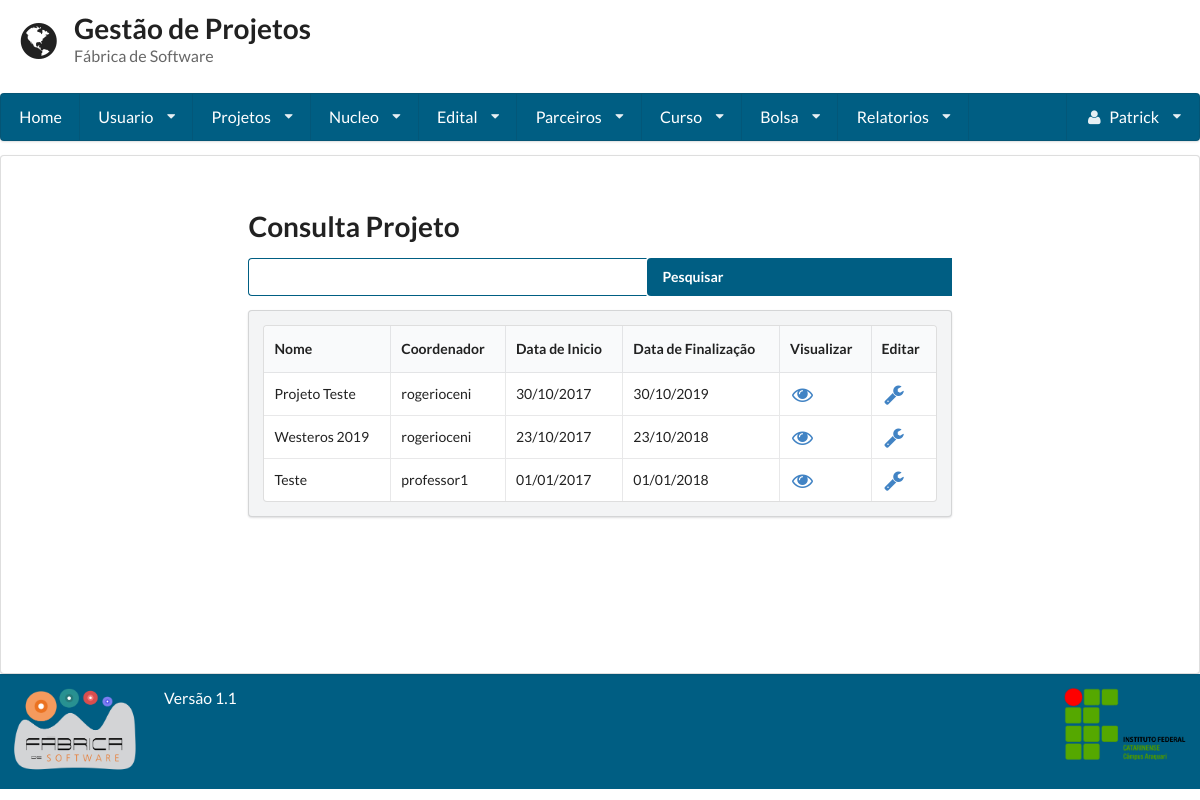
/consulta_projeto/ (signed in), run on the app's committed database.
### gestaoapp/models/projeto.py (models this page shows, shortened)
class Projeto(models.Model):
    TIPO_CHOICES = (
        ('Pesquisa', 'Pesquisa'),
        ('Extensao', 'Extensão'),
        ('Ensino', 'Ensino'),
        ('Pesquisa_Extensao', 'Pesquisa/Extensão'),
    )
    tipo = models.CharField(
        max_length=255, null=True, blank=True,
        choices=TIPO_CHOICES
    )
    nome = models.CharField(max_length=255)
    imagem = models.ImageField("Imagem", upload_to='projeto')
    codigo = models.CharField(max_length=255, unique=True)
    data_hora_cadastro = models.DateTimeField(auto_now=True)
    responsavel_cadastro = models.ForeignKey(User, related_name="coordenador_criador", )
    coordenador = models.ManyToManyField(Usuario, through='Coordenacao', blank=True)
    duracao = models.CharField(max_length=255)
    data_inicio = models.DateField()
    data_fim = models.DateField()
    nucleo = models.ManyToManyField(Nucleo)
    edital = models.ManyToManyField(Edital, blank=True, related_name="editais_do_projeto")
    descricao = models.TextField()
    membro = models.ManyToManyField(Usuario, blank=True, related_name="membros")
    parceiro = models.ManyToManyField(Parceiro, blank=True)

### gestaoapp/models/usuario.py (models this page shows, shortened)
class Usuario(User):
    PERIODO_CHOICES = (
        ('primeiro', '1° Semestre'),
        ('segundo', '2° Semestre'),
        ('terceiro', '3° Semestre'),
        ('quarto', '4° Semestre'),
        ('quinto', '5° Semestre'),
        ('sexto', '6° Semestre'),
        ('setimo', '7° Semestre'),
        ('oitavo', '8° Semestre'),
        ('nono', '9° Semestre'),
        ('decimo', '10° Semestre'),
    )
    VINCULO_CHOICES = (
        ('Aluno', 'Aluno'),
        ('Professor', 'Professor'),
    )
    periodo = models.CharField(
        max_length=255, null=True, blank=True,
        choices=PERIODO_CHOICES
    )
    vinculo_institucional = models.CharField(
        max_length=255, null=True, blank=True,
        choices=VINCULO_CHOICES)
    email_opcional = models.EmailField(max_length=254, null=True, blank=True)
    matricula = models.CharField(max_length=255, unique=True)
    foto = models.ImageField(upload_to='profile_images')
    carga_horaria = models.IntegerField(validators=[MaxValueValidator(100), MinValueValidator(1)])
    telefone1 = models.CharField(max_length=11)
    telefone2 = models.CharField(max_length=11, blank=True, null=True)
    curso = models.ForeignKey(Curso, null=True, blank=True)
    verificacao = models.CharField(max_length=255, null=True, blank=True, unique=True)
    lattes = models.URLField(null=True, blank=True)
    desc = models.TextField()
    super_adm = models.BooleanField(default=False)

### gestaoapp/views/projeto.py (the view, shortened to what this page needs)
# urls.py: url(r'^consulta_projeto/', ConsultaProjeto.as_view()),
class ConsultaProjeto(LoginRequiredMixin, View):
    template = 'projeto/consulta.html'
    def get(self, request):
        form = Busca()
        projeto = Projeto.objects.all()
        usuario = Usuario.objects.get(pk=request.user)
        return render(request, self.template, {'projetos': projeto, "form": form, 'usuario': usuario})

### gestaoapp/forms/busca.py
class Busca(forms.Form):
	nome = forms.CharField(label='Buscar', widget=forms.TextInput)

### gestaoapp/templates/projeto/consulta.html (shortened to what this page needs)
{% extends 'base.html' %}
{% block conteudo %}
    <form method='POST' action='/consulta_projeto/' class="ui form">
        <h1 class="ui header">Consulta Projeto</h1>
        <div class="field">
            <div class="ui action input">
                {{ form.nome }}
                <input type="submit" value="Pesquisar" class='icon large search'>
            </div>
        </div>
    </form>
    <div class="ui secondary segment">
        <table class="ui celled table">
            <thead>
            <tr>
                <th>Nome</th>
                <th>Coordenador</th>
                <th>Data de Inicio</th>
                <th>Data de Finalização</th>
                {% if user.is_superuser %}
                    <th>Visualizar</th>
                    <th>Editar</th>
                {% endif %}
            </tr>
            </thead>
            <tbody>
            {% for projeto in projetos %}
                <tr>
                    <td>{{ projeto.nome }}</td>
                    {% for coord in projeto.coordenador.all %}
                        <td>{{ coord }}</td>
                    {% endfor %}
                    <td>{{ projeto.data_inicio|date:"d/m/Y" }}</td>
                    <td>{{ projeto.data_fim |date:"d/m/Y" }}</td>
                    {% if user.is_superuser %}
                        <td><a href="../visualizar_projeto/{{ projeto.id }}"><i class="unhide large icon"></i></a></td>
                        {% for coord in projeto.coordenador.all %}
                            {% if coord.id == request.user.id or usuario.super_adm %}
                                <td><a href="../editar_projeto/{{ projeto.id }}"><i
                                        class="configure large icon"></i></a>
                                </td>
                            {% else %}
                                <td></td>
                            {% endif %}
                        {% endfor %}
                    {% endif %}
                </tr>
            {% endfor %}
            </tbody>
        </table>
    </div>
{% endblock %}

### gestaoapp/templates/base.html (shortened to what this page needs)
<!doctype html>
<head>
    {% load staticfiles %}
    <link rel="stylesheet" href="{% static 'semantic-2.1/dist/semantic.css' %}"/>
    <link rel="stylesheet" href="{% static 'base.css' %}"/>
</head>
<body class="cor-fundo">
<header class="cabecalho">
    <div class="ui grid">
        <div class="row">
            <div class='twelve wide column'>
                <h1 class="ui header">
                    <i class='ui icon world'></i>
                    <div class="ui content">
                        Gestão de Projetos
                        <p class="sub header">
                            Fábrica de Software
                        </p>
                    </div>
                </h1>
            </div>
        </div>
        {% if user.is_authenticated %}
            <div class="computer only row">
                <nav class="ui large menu stackable"><a class="item" href="/home">Home</a>
                    <div class="ui dropdown item">Usuario<i class="dropdown icon"></i>
                    </div>
                    <div class="ui dropdown item">Projetos<i class="dropdown icon"></i>
                    </div>
                    <div class="ui dropdown item">Nucleo<i class="dropdown icon"></i>
                    </div>
                    <div class="ui dropdown item">Edital<i class="dropdown icon"></i>
                    </div>
                    <div class="ui dropdown item">Parceiros<i class="dropdown icon"></i>
                    </div>
                    {% if user.is_superuser %}
                        <div class="ui dropdown item">Curso<i class="dropdown icon"></i>
                        </div>
                    {% endif %}
                    {% if user.is_superuser %}
                        <div class="ui dropdown item">Bolsa<i class="dropdown icon"></i>
                        </div>
                    {% endif %}
                    {% if user.is_superuser %}
                        <div class="ui dropdown item">Relatorios<i class="dropdown icon"></i>
                        </div>
                    {% endif %}
                    <div class="ui dropdown item right floated"><i class="user icon"></i>
                        {{ request.user.first_name }} <i class="dropdown icon"></i>
                    </div>
                </nav>
            </div>
        {% endif %}
    </div>
</header>
<article class="corpo ui segment cor-conteudo">
    <div class="ui grid">
        <div class="row">
            <div class="three wide column"></div>
            <div class="ten wide column">
                {% block conteudo %}
                {% endblock %}
            </div>
        </div>
    </div>
</article>
<footer class="ui grid rodape verde_escuro">
    <div class="two wide column">
        <img class="ui small image" src="{% static 'fabrica.png' %}">
    </div>
    <div class=" twelve wide column">
        <label class="centered"> Versão 1.1 </label>
    </div>
    <div class="two wide column">
        <img class="ui small image" src="{% static 'ifc2.png' %}">
    </div>
</footer>
</body>
</html>

### static/base.css (style rules this page uses)
.ui.grid { margin: 0 !important; padding: 0 !important; }
.cabecalho { min-height: 16% !important; color: #005e83 !important; }
.cabecalho .grid { margin: 0 !important; padding: 0 !important; }
.corpo { min-height: 64.9% !important; }
.rodape { min-height: 11% !important; }
article { margin: 0 !important; }
input.icon.search { background-color: #005e83 !important; color: #fff !important; font-weight: bold !important; }
.verde_escuro { background: #005e83 !important; color: #FFFFFF !important; }
.ui.menu { width: 100% !important; background-color: #005e83 !important; }
.ui.menu > .item { color: #FFF !important; }
label { font-size: 1.125em !important; }
input { border-color: #005E83 !important; }

### data on the page
Projeto: nome "Projeto Teste", data_inicio "30/10/2017", data_fim "30/10/2019"
Usuario: username "rogerioceni"
Projeto: nome "Westeros 2019", data_inicio "23/10/2017", data_fim "23/10/2018"
Projeto: nome "Teste", data_inicio "01/01/2017", data_fim "01/01/2018"
Usuario: username "professor1"

### other printed values
{{ request.user.first_name }} "Patrick"
